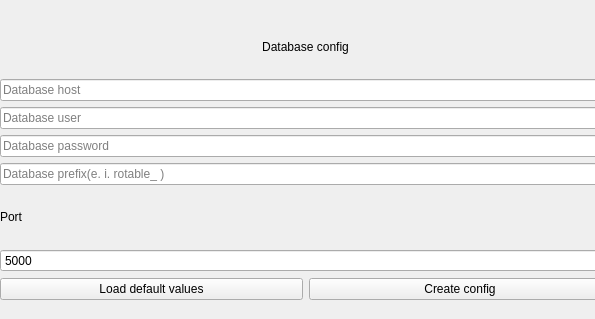
<?xml version="1.0" encoding="UTF-8"?>
<ui version="4.0">
 <class>InitConfigServer</class>
 <widget class="QWidget" name="InitConfigServer">
  <property name="geometry">
   <rect>
    <x>0</x>
    <y>0</y>
    <width>595</width>
    <height>319</height>
   </rect>
  </property>
  <property name="windowTitle">
   <string>Init data</string>
  </property>
  <property name="locale">
   <locale language="English" country="UnitedKingdom"/>
  </property>
  <property name="windowFilePath">
   <string/>
  </property>
  <widget class="QWidget" name="">
   <property name="geometry">
    <rect>
     <x>0</x>
     <y>20</y>
     <width>611</width>
     <height>280</height>
    </rect>
   </property>
   <layout class="QVBoxLayout" name="verticalLayout">
    <item>
     <widget class="QLabel" name="label">
      <property name="minimumSize">
       <size>
        <width>609</width>
        <height>20</height>
       </size>
      </property>
      <property name="text">
       <string>Database config</string>
      </property>
      <property name="alignment">
       <set>Qt::AlignCenter</set>
      </property>
     </widget>
    </item>
    <item>
     <widget class="QLineEdit" name="dbhost">
      <property name="placeholderText">
       <string>Database host</string>
      </property>
     </widget>
    </item>
    <item>
     <widget class="QLineEdit" name="dbuser">
      <property name="placeholderText">
       <string>Database user</string>
      </property>
     </widget>
    </item>
    <item>
     <widget class="QLineEdit" name="dbpass">
      <property name="placeholderText">
       <string>Database password</string>
      </property>
     </widget>
    </item>
    <item>
     <widget class="QLineEdit" name="dbprefix">
      <property name="placeholderText">
       <string>Database prefix(e. i. rotable_ )</string>
      </property>
     </widget>
    </item>
    <item>
     <widget class="QLabel" name="label_2">
      <property name="text">
       <string>Port</string>
      </property>
     </widget>
    </item>
    <item>
     <widget class="QSpinBox" name="netport">
      <property name="minimum">
       <number>1024</number>
      </property>
      <property name="maximum">
       <number>49151</number>
      </property>
      <property name="value">
       <number>5000</number>
      </property>
     </widget>
    </item>
    <item>
     <layout class="QHBoxLayout" name="horizontalLayout">
      <item>
       <widget class="QPushButton" name="pushButton_2">
        <property name="text">
         <string>Load default values</string>
        </property>
       </widget>
      </item>
      <item>
       <widget class="QPushButton" name="pushButton">
        <property name="text">
         <string>Create config</string>
        </property>
       </widget>
      </item>
     </layout>
    </item>
   </layout>
  </widget>
 </widget>
 <tabstops>
  <tabstop>dbhost</tabstop>
  <tabstop>dbuser</tabstop>
  <tabstop>dbpass</tabstop>
  <tabstop>dbprefix</tabstop>
  <tabstop>netport</tabstop>
  <tabstop>pushButton</tabstop>
  <tabstop>pushButton_2</tabstop>
 </tabstops>
 <resources/>
 <connections/>
</ui>
